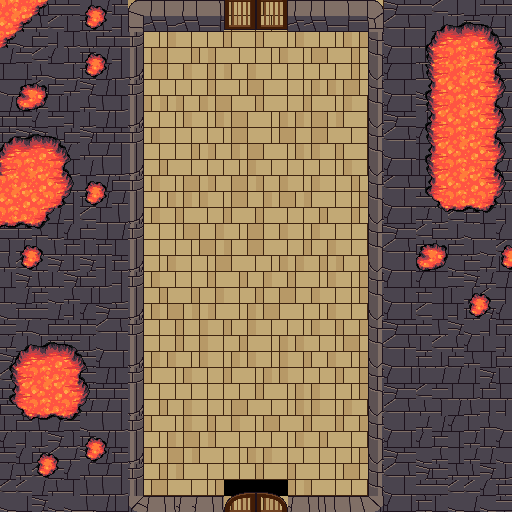

Below is a game level as drawn by its tile map, then a one-line description and the .tmx that defines it (tile-layer data replaced by summaries):
An orthogonal 32x32 tile map with 16x16 px tiles, 2 tile layers (Floor, Walls), 2 tilesets and 3 objects.

<map version="1.4" tiledversion="1.4.1" orientation="orthogonal" renderorder="right-down" width="32" height="32" tilewidth="16" tileheight="16" infinite="0" nextlayerid="6" nextobjectid="22">
 <tileset firstgid="1" name="tile_indoors" tilewidth="16" tileheight="16" tilecount="132" columns="11">
  <image source="tile_indoors.png" trans="ffffff" width="176" height="192" />
 </tileset>
 <tileset firstgid="133" name="tile_terrain" tilewidth="16" tileheight="16" tilecount="4096" columns="64">
  <image source="tile_terrain.png" width="1024" height="1024" />
 </tileset>
 <layer id="1" name="Floor" width="32" height="32">
  <properties>
   <property name="tilesheet" value="terrain" />
  </properties>
  <data>[1024 cells, 1024 non-empty, 25 distinct tile ids]</data>
 </layer>
 <objectgroup id="5" name="Interactions">
  <object id="2" x="212.545" y="15.6834" width="86" height="17.3333">
   <properties>
    <property name="goToMap" value="finalArea_tmx" />
    <property name="goToX" type="int" value="248" />
    <property name="goToY" type="int" value="490" />
    <property name="isDoor" type="bool" value="true" />
    <property name="isLocked" type="bool" value="true" />
   </properties>
  </object>
  <object id="19" x="12.2219" y="1.80718" width="67.5561" height="63.0523">
   <properties>
    <property name="music" value="bossTheme" />
   </properties>
   <ellipse />
  </object>
  <object id="21" x="238.25" y="48" width="31.5" height="32">
   <properties>
    <property name="enemyType" value="boss" />
    <property name="isSpawn" type="bool" value="true" />
   </properties>
  </object>
 </objectgroup>
 <layer id="4" name="Walls" width="32" height="32">
  <properties>
   <property name="cannotPass" type="bool" value="true" />
   <property name="tilesheet" value="terrain" />
  </properties>
  <data>[1024 cells, 416 non-empty, 100 distinct tile ids]</data>
 </layer>
</map>